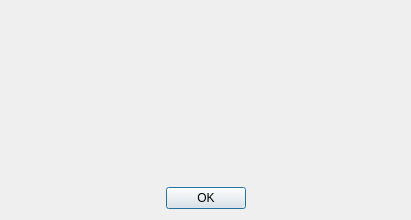
<?xml version="1.0" encoding="UTF-8"?>
<ui version="4.0">
 <class>GeneralWarning</class>
 <widget class="QDialog" name="GeneralWarning">
  <property name="windowModality">
   <enum>Qt::ApplicationModal</enum>
  </property>
  <property name="geometry">
   <rect>
    <x>0</x>
    <y>0</y>
    <width>411</width>
    <height>220</height>
   </rect>
  </property>
  <property name="windowTitle">
   <string/>
  </property>
  <layout class="QGridLayout" name="gridLayout">
   <item row="0" column="0">
    <widget class="QLabel" name="label">
     <property name="text">
      <string/>
     </property>
     <property name="openExternalLinks">
      <bool>true</bool>
     </property>
     <property name="textInteractionFlags">
      <set>Qt::LinksAccessibleByKeyboard|Qt::LinksAccessibleByMouse|Qt::TextBrowserInteraction|Qt::TextSelectableByKeyboard|Qt::TextSelectableByMouse</set>
     </property>
    </widget>
   </item>
   <item row="1" column="0">
    <widget class="QDialogButtonBox" name="buttonBox">
     <property name="orientation">
      <enum>Qt::Horizontal</enum>
     </property>
     <property name="standardButtons">
      <set>QDialogButtonBox::Ok</set>
     </property>
     <property name="centerButtons">
      <bool>true</bool>
     </property>
    </widget>
   </item>
  </layout>
 </widget>
 <resources/>
 <connections>
  <connection>
   <sender>buttonBox</sender>
   <signal>accepted()</signal>
   <receiver>GeneralWarning</receiver>
   <slot>accept()</slot>
   <hints>
    <hint type="sourcelabel">
     <x>248</x>
     <y>254</y>
    </hint>
    <hint type="destinationlabel">
     <x>157</x>
     <y>274</y>
    </hint>
   </hints>
  </connection>
  <connection>
   <sender>buttonBox</sender>
   <signal>rejected()</signal>
   <receiver>GeneralWarning</receiver>
   <slot>reject()</slot>
   <hints>
    <hint type="sourcelabel">
     <x>316</x>
     <y>260</y>
    </hint>
    <hint type="destinationlabel">
     <x>286</x>
     <y>274</y>
    </hint>
   </hints>
  </connection>
 </connections>
</ui>
